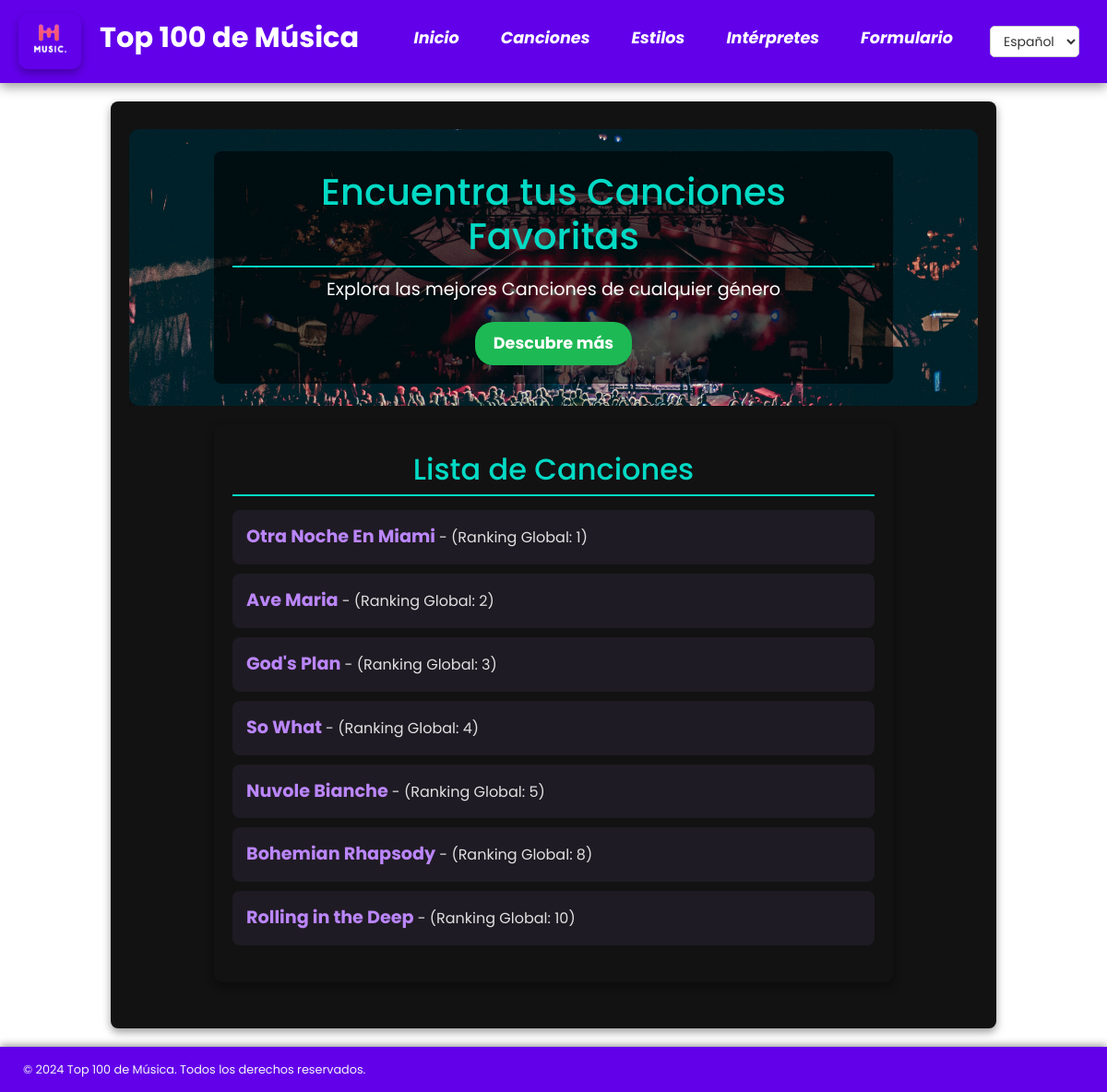
The app's page /es/canciones/ with its own data.
### appTop100Django/models.py (models this page shows, shortened)
class Cancion(models.Model):
    titulo = models.CharField(max_length=50)
    duracion = models.IntegerField(default=0)
    ranking = models.IntegerField(unique=True)
    fecha = models.DateField()
    estilo = models.ForeignKey(Estilo, on_delete=models.CASCADE)
    intepretes = models.ManyToManyField(Interprete)
    imagen = models.ImageField(upload_to='canciones/', blank=True, null=True)

### appTop100Django/views.py (the view)
# urls.py: path('canciones/', views.lista_canciones, name='lista_canciones'),
def lista_canciones(request):
    canciones = get_list_or_404(Cancion.objects.order_by('ranking').all())
    context = {'canciones': canciones}
    return render(request, 'lista_canciones.html', context)

### appTop100Django/templates/lista_canciones.html (shortened to what this page needs)
{% extends 'base_listas.html' %}
{% load i18n %}
{% load static %}
{% block banner %}
<div class="banner-content">
    <img src="{% static 'images/canciones_banner.jpg' %}" alt="{% trans 'Banner de Canciones' %}" class="banner-image">
    <div class="banner-overlay">
        <h2>{% trans "Encuentra tus Canciones Favoritas" %}</h2>
        <p>{% trans "Explora las mejores Canciones de cualquier género" %}</p>
        <a href="https://www.youtube.com/watch?v=9Jlb28cIrDk" class="button" target="_blank">{% trans "Descubre más" %}</a>
    </div>
</div>
{% endblock %}
{% block contenido_principal %}
    <h2>{% trans "Lista de Canciones" %}</h2>
    <ul>
        {% for cancion in canciones %}
            <li>
                <a href="{% url 'detalles_cancion' cancion.id %}">
                    {{ cancion.titulo }}
                </a> - {{ cancion.interprete.nombre }}
                ({% trans "Ranking Global" %}: {{ cancion.ranking }})
            </li>
        {% endfor %}
    </ul>
{% endblock %}

### appTop100Django/static/css/estilos.css (style rules this page uses)
body { font-family: 'Poppins'; background-color: #ffffff; color: #e0e0e0; margin: 0; padding: 0; }
h2, h3 { color: #03dac5; border-bottom: 2px solid #03dac5; padding-bottom: 8px; margin-bottom: 15px; }
h2 { font-size: 2em; text-align: center; }
ul:not(.nav-titulos) { list-style-type: none; padding: 0; max-width: 100%; margin: 0 auto; }
ul:not(.nav-titulos) li { background-color: #1f1b24; margin-bottom: 10px; padding: 15px; border-radius: 8px; transition: transform 0.2s, box-shadow 0.2s; max-width: 100%; box-sizing: border-box; }
ul:not(.nav-titulos) li a { color: #bb86fc; font-weight: bold; font-size: 1.2em; text-decoration: none; }
img { max-width: 100%; height: auto; border-radius: 10px; box-shadow: 0 4px 10px rgba(0, 0, 0, 0.3); }
a { color: #03dac5; text-decoration: none; transition: color 0.3s ease, transform 0.2s ease; font-weight: normal ; font-size: 1.1em; }
a.button { display: inline-block; padding: 10px 20px; color: #ffffff; background-color: #03dac5; text-decoration: none; border-radius: 20px; font-weight: bold; transition: background-color 0.3s, transform 0.2s; }
.banner-content { position: relative; width: 100%; height: 300px; display: flex; align-items: center; justify-content: center; overflow: hidden; margin-bottom: 20px; }
.banner-image { width: 100%; height: 100%; object-fit: cover; position: absolute; top: 0; left: 0; z-index: 1; transition: transform 0.3s ease, filter 0.3s ease; }
.banner-overlay { position: relative; z-index: 2; background-color: rgba(0, 0, 0, 0.6); padding: 20px; text-align: center; color: white; border-radius: 8px; max-width: 80%; }
.banner-overlay h2 { font-size: 2.5em; margin-bottom: 10px; }
.banner-overlay p { font-size: 1.2em; margin-bottom: 20px; }
.banner-overlay .button { background-color: #1db954; color: white; padding: 10px 20px; text-decoration: none; border-radius: 20px; font-weight: bold; transition: background-color 0.3s ease; }

### records on screen
Cancion: titulo "Otra Noche En Miami", ranking "1"
Cancion: titulo "Ave Maria", ranking "2"
Cancion: titulo "God's Plan", ranking "3"
Cancion: titulo "So What", ranking "4"
Cancion: titulo "Nuvole Bianche", ranking "5"
Cancion: titulo "Bohemian Rhapsody", ranking "8"
Cancion: titulo "Rolling in the Deep", ranking "10"

### other values on screen
form field language "Español"
